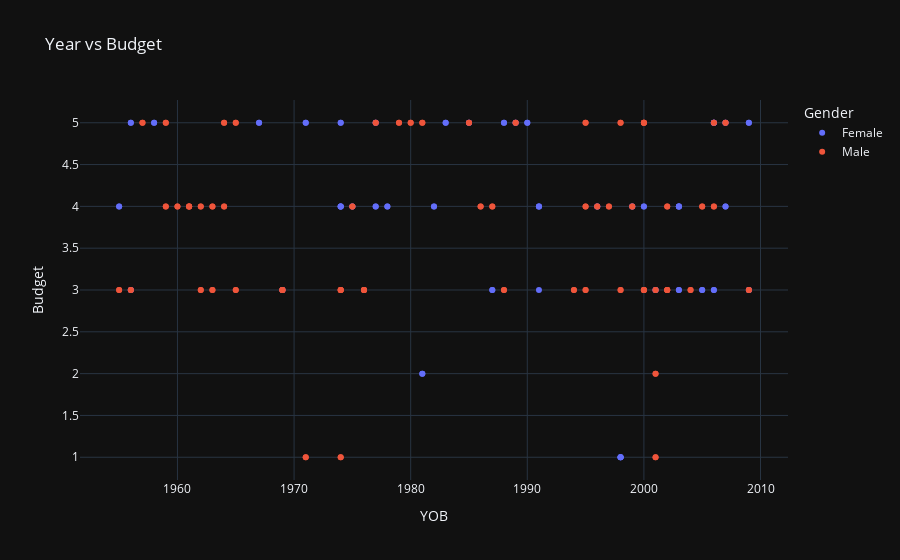

The notebook cell this image was saved under:
### Code cell
fig=px.scatter(data_frame=data,x="YOB",y="Budget",color="Gender",title="Year vs Budget")
fig.show()

### Figure 1 — Plotly figure (JSON) as saved in the notebook; plotly's stock layout.template omitted (floating-point values rounded to 4 significant figures)
{"data": [{"hovertemplate": "Gender=Female<br>YOB=%{x}<br>Budget=%{y}<extra></extra>", "legendgroup": "Female", "marker": {"color": "#636efa", "symbol": "circle"}, "mode": "markers", "name": "Female", "orientation": "v", "showlegend": true, "x": [2006, 1991, 1956, 1977, 2003, 1975, 2006, 1956, 2009, 1983, 1971, 2001, 1977, 1988, 1999, 2009, 1990, 1967, 1969, 1987, 1974, 2007, 2005, 1974, 1958, 1991, 1981, 2003, 1955, 1989, 1996, 1998, 1998, 1974, 1978, 2007, 2003, 1985, 1982, 2000, 2006, 2006, 1991, 1956, 1977, 2003, 1975, 2006, 1956, 2009, 1983, 1971, 2001, 1977, 1988, 1999, 2009, 1990, 1967, 1969, 1987, 1974, 2007, 2005, 1974, 1958, 1991, 1981, 2003, 1955, 1989, 1996, 1998, 1998, 1974, 1978, 2007, 2003, 1985, 1982, 2000, 2006], "xaxis": "x", "y": [3, 3, 5, 5, 3, 4, 5, 3, 3, 5, 5, 3, 4, 5, 4, 5, 5, 5, 3, 3, 5, 4, 3, 4, 5, 4, 2, 4, 4, 5, 4, 1, 1, 4, 4, 5, 4, 5, 4, 4, 5, 3, 4, 5, 5, 3, 4, 5, 3, 3, 5, 5, 3, 4, 5, 4, 5, 5, 5, 3, 3, 5, 4, 3, 4, 5, 4, 2, 4, 4, 5, 4, 1, 1, 4, 4, 5, 4, 5, 4, 4, 5], "yaxis": "y", "type": "scatter"}, {"hovertemplate": "Gender=Male<br>YOB=%{x}<br>Budget=%{y}<extra></extra>", "legendgroup": "Male", "marker": {"color": "#EF553B", "symbol": "circle"}, "mode": "markers", "name": "Male", "orientation": "v", "showlegend": true, "x": [1977, 1997, 1995, 1965, 1995, 1963, 1980, 1956, 2007, 2004, 2001, 1959, 1974, 1963, 1969, 2000, 1971, 1995, 2001, 1998, 2006, 1987, 1986, 2001, 1985, 2000, 1976, 1976, 1998, 1989, 1962, 1964, 1959, 2002, 1975, 2009, 2000, 1961, 1957, 2006, 1962, 1994, 2002, 1955, 1974, 1979, 1965, 1964, 1996, 1981, 1999, 1961, 1988, 1960, 1969, 2000, 1974, 2002, 2005, 1977, 1997, 1995, 1965, 1995, 1963, 1980, 1956, 2007, 2004, 2001, 1959, 1974, 1963, 1969, 2000, 1971, 1995, 2001, 1998, 2006, 1987, 1986, 2001, 1985, 2000, 1976, 1976, 1998, 1989, 1962, 1964, 1959, 2002, 1975, 2009, 2000, 1961, 1957, 2006, 1962, 1994, 2002, 1955, 1974, 1979, 1965, 1964, 1996, 1981, 1999, 1961, 1988, 1960, 1969, 2000, 1974, 2002, 2005], "xaxis": "x", "y": [5, 4, 5, 5, 4, 4, 5, 3, 5, 3, 3, 4, 1, 3, 3, 5, 1, 3, 1, 5, 4, 4, 4, 2, 5, 3, 3, 3, 3, 5, 3, 5, 5, 4, 4, 3, 3, 4, 5, 5, 4, 3, 3, 3, 3, 5, 3, 4, 4, 5, 4, 4, 3, 4, 3, 5, 3, 3, 4, 5, 4, 5, 5, 4, 4, 5, 3, 5, 3, 3, 4, 1, 3, 3, 5, 1, 3, 1, 5, 4, 4, 4, 2, 5, 3, 3, 3, 3, 5, 3, 5, 5, 4, 4, 3, 3, 4, 5, 5, 4, 3, 3, 3, 3, 5, 3, 4, 4, 5, 4, 4, 3, 4, 3, 5, 3, 3, 4], "yaxis": "y", "type": "scatter"}], "layout": {"xaxis": {"anchor": "y", "domain": [0.0, 1.0], "title": {"text": "YOB"}}, "yaxis": {"anchor": "x", "domain": [0.0, 1.0], "title": {"text": "Budget"}}, "legend": {"title": {"text": "Gender"}, "tracegroupgap": 0}, "title": {"text": "Year vs Budget"}}}
